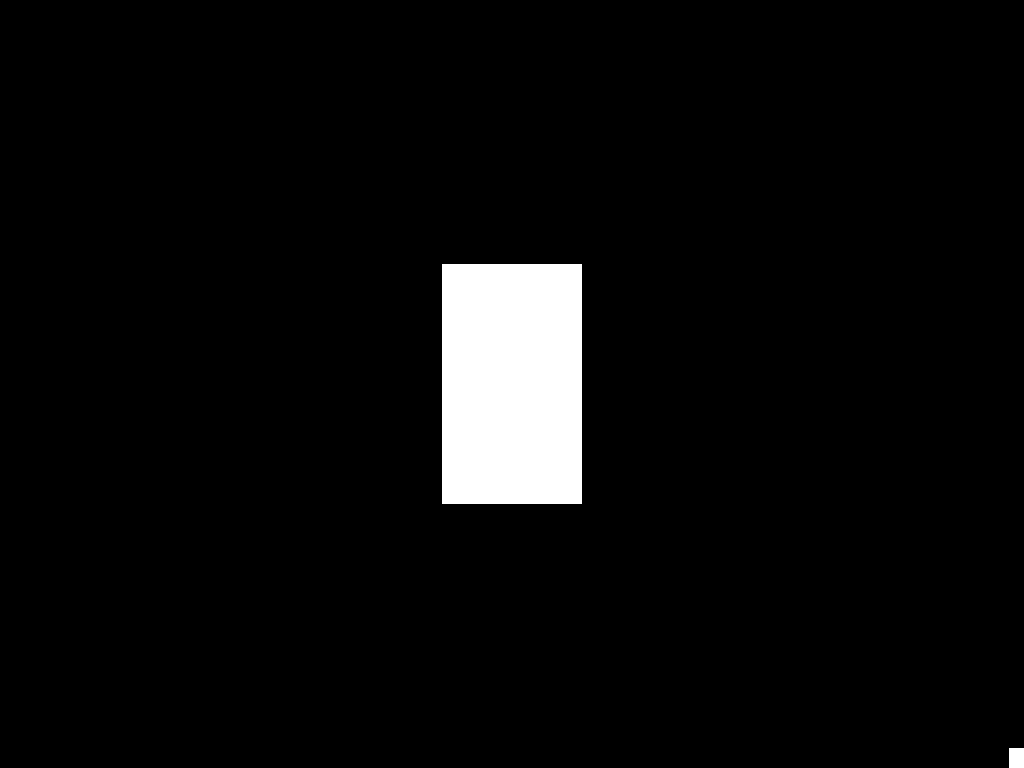
Frame 1 (no input)
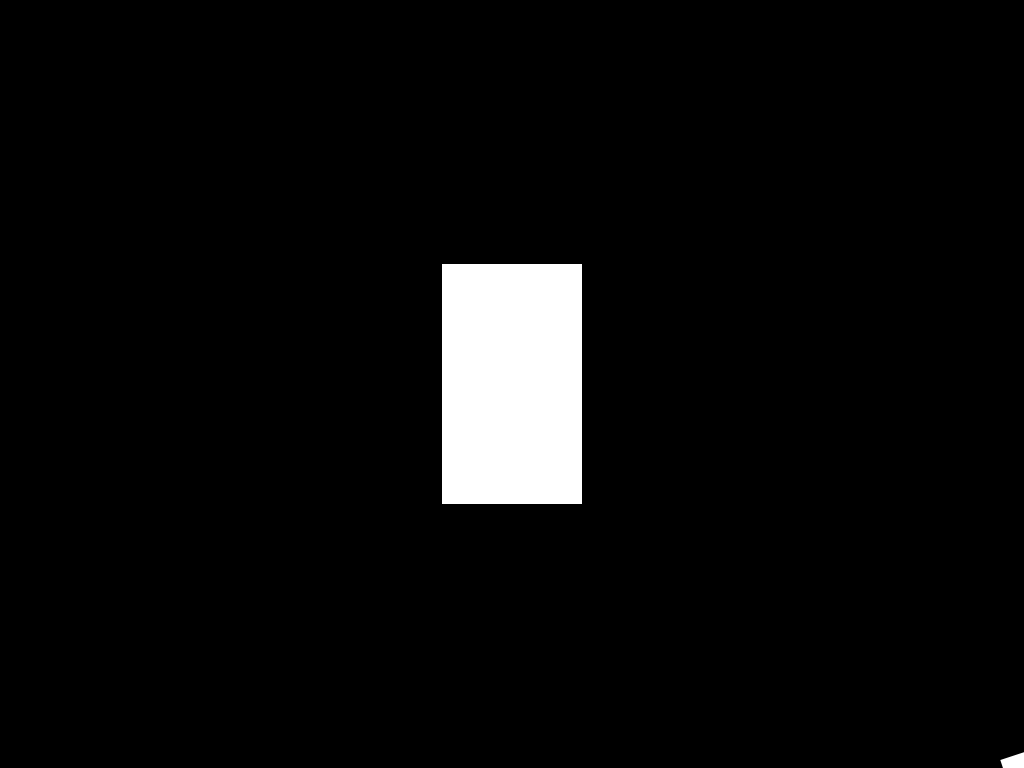
Frame 60 (the mouse pressed at the canvas centre just before this capture)
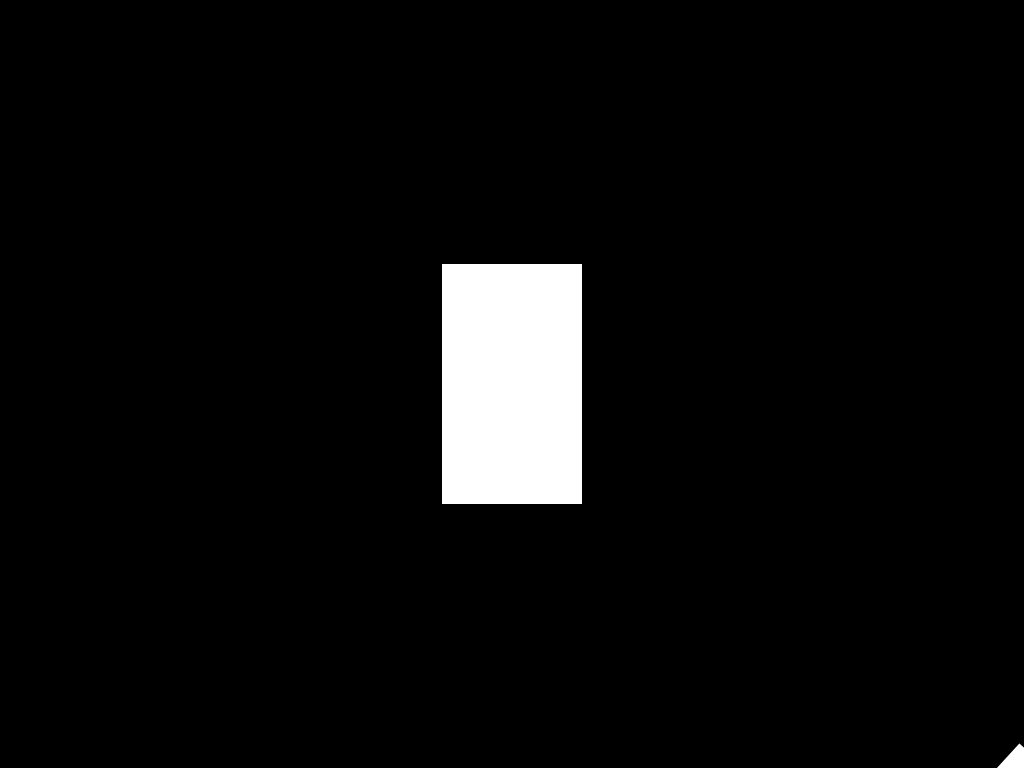
Frame 120 (the mouse held since frame 60 and released just before this capture)

The Processing sketch that drew these frames (run headless with seeded random() and noise(); from frame 60 on, the mouse is pressed at the canvas centre):

// Processing sketch: Aula3110
// ── Aula3110.pde
// Receita de Bolo

float startTime = 0; // Variável para consistência de tempo

PVector posBody = new PVector(512, 384);
float angleBody = 0;

PVector posArm = new PVector(512, 384);
float angleArm = 0;

void setup() {
  size(1024, 768); // Tamanho da janela
  startTime = millis(); // Iniciar a variável de consistência
}

void draw() {
  float elapsedTime = (millis() - startTime) / 1000f; // Cálculo para consistência de tempo
  startTime= millis(); // Novamente, pra garantir..!
  
  background(0); // Cor do fundo da janela
  update(elapsedTime); // Ative o void update
  render(); // Ative o void render
}

// Atualize constantemente
void update(float elapsedTime) {
  angleArm += PI/3 * elapsedTime;
}

// Renderize todas as imagens aqui!
void render() {
  noStroke();
  pushMatrix();
    translate(posBody.x, posBody.y);
    rotate(angleBody);
    rect(-70, -120, 140, 240);
    pushMatrix();
      translate(posArm.x, posArm.y);
      rotate(angleArm);
      rect(-15, -20, 120, 40);
    popMatrix();
  popMatrix();
}
